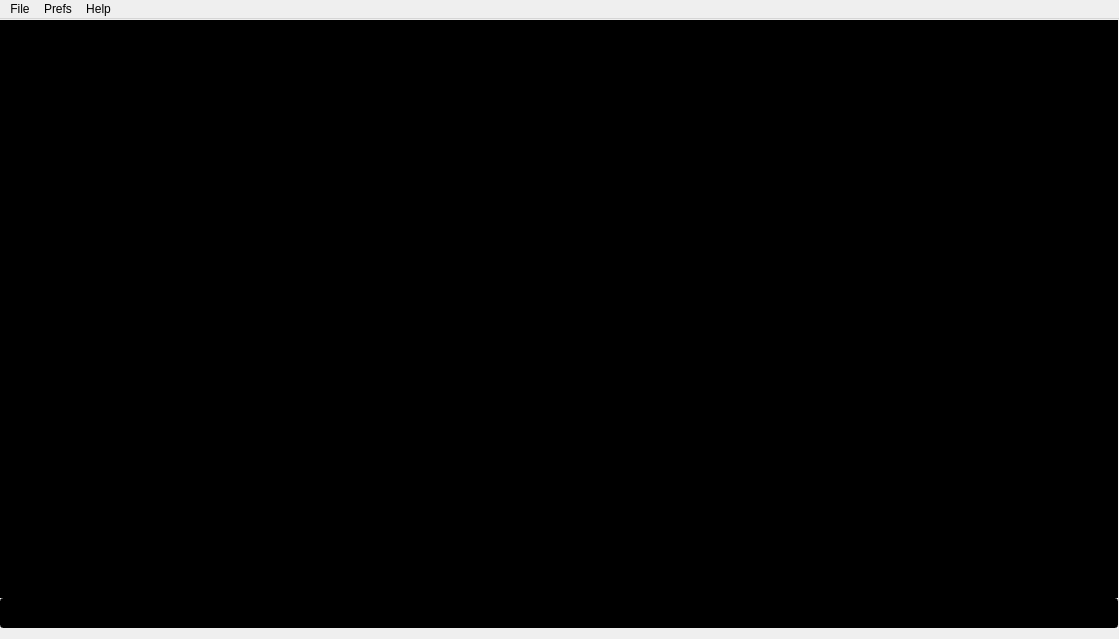
<?xml version="1.0" encoding="UTF-8"?>
<ui version="4.0">
 <class>MainWindow</class>
 <widget class="QMainWindow" name="MainWindow">
  <property name="geometry">
   <rect>
    <x>0</x>
    <y>0</y>
    <width>1119</width>
    <height>639</height>
   </rect>
  </property>
  <property name="windowTitle">
   <string>MainWindow</string>
  </property>
  <widget class="QWidget" name="centralWidget">
   <layout class="QGridLayout" name="gridLayout">
    <property name="leftMargin">
     <number>0</number>
    </property>
    <property name="topMargin">
     <number>1</number>
    </property>
    <property name="rightMargin">
     <number>1</number>
    </property>
    <item row="0" column="0">
     <layout class="QVBoxLayout" name="verticalLayout">
      <property name="spacing">
       <number>0</number>
      </property>
      <item>
       <widget class="QPlainTextEdit" name="txtOutput">
        <property name="font">
         <font>
          <family>Courier New</family>
          <pointsize>14</pointsize>
          <weight>50</weight>
          <italic>false</italic>
          <bold>false</bold>
         </font>
        </property>
        <property name="styleSheet">
         <string notr="true">color: rgb(255, 255, 255);
background-color: rgb(0, 0, 0);</string>
        </property>
        <property name="readOnly">
         <bool>true</bool>
        </property>
       </widget>
      </item>
      <item>
       <widget class="QLineEdit" name="txtInput">
        <property name="font">
         <font>
          <family>Courier New</family>
          <pointsize>14</pointsize>
          <weight>50</weight>
          <italic>false</italic>
          <bold>false</bold>
         </font>
        </property>
        <property name="styleSheet">
         <string notr="true">color: rgb(255, 255, 255);
background-color: rgb(0, 0, 0);
font: 14pt &quot;Courier New&quot;;</string>
        </property>
        <property name="text">
         <string/>
        </property>
       </widget>
      </item>
     </layout>
    </item>
   </layout>
  </widget>
  <widget class="QMenuBar" name="menuBar">
   <property name="geometry">
    <rect>
     <x>0</x>
     <y>0</y>
     <width>1119</width>
     <height>23</height>
    </rect>
   </property>
   <widget class="QMenu" name="menuFile">
    <property name="title">
     <string>File</string>
    </property>
    <addaction name="actionConnect"/>
   </widget>
   <widget class="QMenu" name="menuFont">
    <property name="title">
     <string>Prefs</string>
    </property>
    <addaction name="actionFonts"/>
    <addaction name="actionSpeedwalk"/>
    <addaction name="actionCmdStacking"/>
    <addaction name="actionAliases"/>
   </widget>
   <widget class="QMenu" name="menuHelp">
    <property name="title">
     <string>Help</string>
    </property>
    <addaction name="actionAbout"/>
   </widget>
   <addaction name="menuFile"/>
   <addaction name="menuFont"/>
   <addaction name="menuHelp"/>
  </widget>
  <action name="actionConnect">
   <property name="text">
    <string>Connect</string>
   </property>
  </action>
  <action name="actionFonts">
   <property name="checkable">
    <bool>false</bool>
   </property>
   <property name="checked">
    <bool>false</bool>
   </property>
   <property name="text">
    <string>Font</string>
   </property>
  </action>
  <action name="actionFont_Colour">
   <property name="text">
    <string>Font Colour</string>
   </property>
  </action>
  <action name="actionBackground_Colour">
   <property name="text">
    <string>Background Colour</string>
   </property>
  </action>
  <action name="actionFont_Colour_2">
   <property name="text">
    <string>Font Color</string>
   </property>
  </action>
  <action name="actionSpeedwalk">
   <property name="checkable">
    <bool>true</bool>
   </property>
   <property name="checked">
    <bool>true</bool>
   </property>
   <property name="text">
    <string>Speedwalk</string>
   </property>
  </action>
  <action name="actionCmdStacking">
   <property name="checkable">
    <bool>true</bool>
   </property>
   <property name="checked">
    <bool>true</bool>
   </property>
   <property name="text">
    <string>CmdStacking</string>
   </property>
  </action>
  <action name="actionAbout">
   <property name="text">
    <string>About</string>
   </property>
  </action>
  <action name="actionAliases">
   <property name="text">
    <string>Aliases</string>
   </property>
  </action>
 </widget>
 <layoutdefault spacing="6" margin="11"/>
 <resources/>
 <connections/>
</ui>
